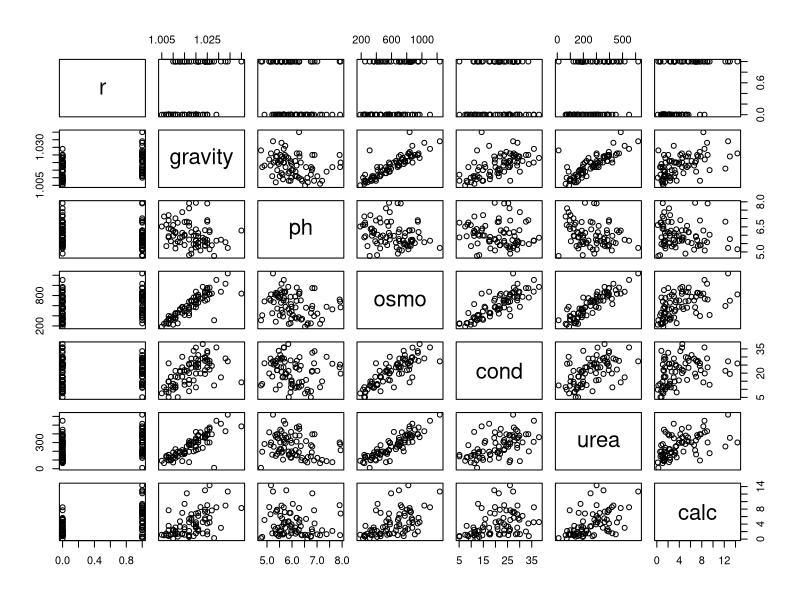
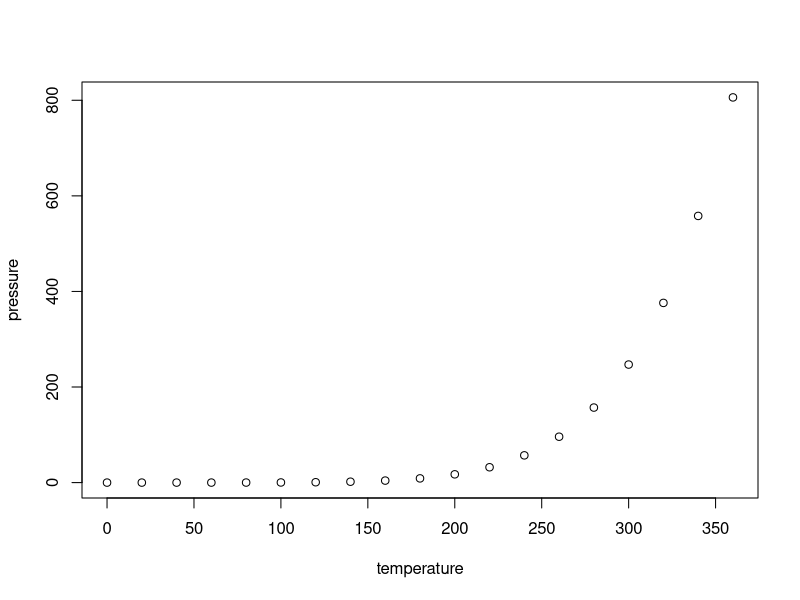

These figures' R source, in order:
## ---- chunk 1
knitr::opts_chunk$set(echo = TRUE)
## ---- chunk 2
library("boot")
data("urine")
?urine
head(urine)
## ---- chunk 3
dat = na.omit(urine)
dim(dat)
## ---- chunk 4
pairs(dat)
## ---- chunk 5
plot(pressure)
